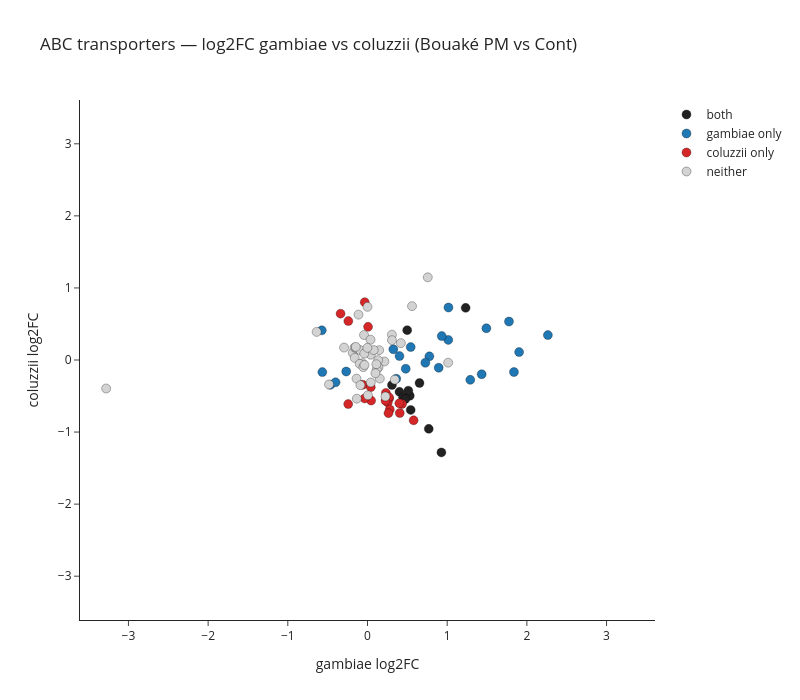

Notebook cell for this chart:
### Code cell
# Side-by-side species-asymmetry check: ABC / OBP log2FC in gambiae vs coluzzii
def species_scatter(df_a, df_b, family, out_stub, width=800, height=700):
    a = df_a[["GeneID","GeneName","log2FoldChange","padj"]].rename(columns={"log2FoldChange":"l2fc_gam","padj":"padj_gam"})
    b = df_b[["GeneID","log2FoldChange","padj"]].rename(columns={"log2FoldChange":"l2fc_col","padj":"padj_col"})
    m = a.merge(b, on="GeneID", how="inner")
    m["label"] = np.where(m["GeneName"].isna(), m["GeneID"], m["GeneName"].astype(str))
    m["sig_both"] = (m["padj_gam"]<0.05) & (m["padj_col"]<0.05)
    m["sig_gam_only"] = (m["padj_gam"]<0.05) & ~(m["padj_col"]<0.05)
    m["sig_col_only"] = (m["padj_col"]<0.05) & ~(m["padj_gam"]<0.05)

    def cat(row):
        if row["sig_both"]: return "both"
        if row["sig_gam_only"]: return "gambiae only"
        if row["sig_col_only"]: return "coluzzii only"
        return "neither"
    m["cat"] = m.apply(cat, axis=1)
    colmap = {"both":"#222","gambiae only":"#1f77b4","coluzzii only":"#d62728","neither":"lightgrey"}

    fig = go.Figure()
    for k,c in colmap.items():
        s = m[m["cat"]==k]
        fig.add_trace(go.Scatter(
            x=s["l2fc_gam"], y=s["l2fc_col"], mode="markers",
            name=k, marker=dict(size=9, color=c, line=dict(color="black",width=0.3)),
            text=s["label"],
            customdata=s[["GeneID","padj_gam","padj_col"]].values,
            hovertemplate="<b>%{text}</b><br>%{customdata[0]}<br>l2FC gam: %{x:.2f} (padj %{customdata[1]:.2e})<br>l2FC col: %{y:.2f} (padj %{customdata[2]:.2e})<extra></extra>",
        ))
    lim = max(abs(m["l2fc_gam"]).max(), abs(m["l2fc_col"]).max()) * 1.1
    fig.add_shape(type="line", x0=-lim, y0=-lim, x1=lim, y1=lim, line=dict(color="grey",dash="dot"))
    fig.add_hline(y=0, line_color="grey", line_dash="dot")
    fig.add_vline(x=0, line_color="grey", line_dash="dot")
    fig.update_layout(
        title=f"{family} — log2FC gambiae vs coluzzii (Bouaké PM vs Cont)",
        xaxis_title="gambiae log2FC", yaxis_title="coluzzii log2FC",
        template="simple_white", width=width, height=height,
        xaxis=dict(range=[-lim,lim]), yaxis=dict(range=[-lim,lim]),
    )
    fig.write_html(f"figures_ms/{out_stub}.html")
    fig.write_image(f"figures_ms/{out_stub}.png", scale=2)
    return fig

fig_abc_asym = species_scatter(abc_gam, abc_col, "ABC transporters", "b1_species_scatter_abc")
fig_abc_asym.show()

### Figure 1 — Plotly figure (JSON) as saved in the notebook; plotly's stock layout.template omitted (floating-point values rounded to 4 significant figures; data arrays with more than 128 entries replaced by an {"elided": "..."} marker saying what was removed)
{"data": [{"customdata": [["AGAP002638", 3.939e-14, 5.856e-05], ["AGAP008889", 1.132e-06, 0.0394], ["AGAP011271", 0.0003303, 0.004998], ["AGAP028128", 0.0007671, 1.807e-06], ["AGAP002858", 0.0008772, 1.764e-05], ["AGAP000721", 0.001194, 0.003633], ["AGAP000523", 0.004697, 0.02573], ["AGAP001777", 0.00524, 0.002389], ["AGAP001588", 0.01534, 0.002266], ["AGAP005134", 0.02441, 0.008945], ["AGAP009466", 0.02845, 0.01284], ["AGAP007966", 0.03455, 0.01519]], "hovertemplate": "<b>%{text}</b><br>%{customdata[0]}<br>l2FC gam: %{x:.2f} (padj %{customdata[1]:.2e})<br>l2FC col: %{y:.2f} (padj %{customdata[2]:.2e})<extra></extra>", "marker": {"color": "#222", "line": {"color": "black", "width": 0.3}, "size": 9}, "mode": "markers", "name": "both", "text": ["ABCH1", "ABCG15", "AGAP011271", "AGAP028128", "AGAP002858", "AGAP000721", "AGAP000523", "ABCC1", "AGAP001588", "AGAP005134", "ABCG8", "AGAP007966"], "type": "scatter", "x": [1.232, 0.653, 0.4982, 0.9273, 0.542, 0.5308, 0.5122, 0.4012, 0.7688, 0.447, 0.307, 0.475], "y": [0.7234, -0.3188, 0.4142, -1.283, -0.6928, -0.4959, -0.4252, -0.4415, -0.9557, -0.5158, -0.3471, -0.5408]}, {"customdata": [["AGAP009463", 4.895e-16, 0.05226], ["AGAP009472", 1.906e-13, 0.1068], ["AGAP008437", 5.58e-10, 0.838], ["AGAP000390", 1.659e-09, 0.5792], ["AGAP003680", 6.711e-09, 0.1182], ["AGAP027980", 1.825e-07, 0.4146], ["AGAP009464", 2.358e-07, 0.6908], ["AGAP006380", 3.066e-07, 0.7783], ["AGAP008436", 9.891e-07, 0.6174], ["AGAP012156", 1.492e-05, 0.3098], ["AGAP005639", 2.569e-05, 0.8755], ["AGAP001775", 6.674e-05, 0.905], ["AGAP002071", 0.0001327, 0.4717], ["AGAP006379", 0.0002091, 0.29], ["AGAP002717", 0.004976, 0.1356], ["AGAP009835", 0.006834, 0.2992], ["AGAP002051", 0.00794, 0.07171], ["AGAP001333", 0.009072, 0.08184], ["AGAP002278", 0.01115, 0.08899], ["AGAP006186", 0.01183, 0.06807], ["AGAP008184", 0.03881, 0.8525], ["AGAP008539", 0.04589, 0.1768], ["AGAP002050", 0.04792, 0.6658]], "hovertemplate": "<b>%{text}</b><br>%{customdata[0]}<br>l2FC gam: %{x:.2f} (padj %{customdata[1]:.2e})<br>l2FC col: %{y:.2f} (padj %{customdata[2]:.2e})<extra></extra>", "marker": {"color": "#1f77b4", "line": {"color": "black", "width": 0.3}, "size": 9}, "mode": "markers", "name": "gambiae only", "text": ["ABCG11", "ABCG20", "ABCC9", "AGAP000390", "ABCH2", "AGAP027980", "ABCG10", "ABCA2", "ABCC11", "ABCA5", "ABCB2", "ABCC2", "ABCD1", "ABCA1", "ABCB5", "ABCC14", "ABCG14", "st", "ABCB1", "Ca-P60A", "AGAP008184", "AGAP008539", "ABCG13"], "type": "scatter", "x": [1.492, 1.014, 1.903, 1.433, 0.5421, 1.29, 0.8934, 1.838, 2.264, 1.775, 0.7764, 0.726, 0.4798, 0.9315, -0.2672, 0.3243, -0.4657, -0.5735, 0.3609, -0.4006, 0.4014, 1.016, -0.5668], "y": [0.4404, 0.2789, 0.1097, -0.198, 0.1794, -0.2755, -0.108, -0.1671, 0.3453, 0.5336, 0.05032, -0.03859, -0.1214, 0.3318, -0.1598, 0.149, -0.3451, 0.4113, -0.2605, -0.3096, 0.05465, 0.728, -0.1677]}, {"customdata": [["AGAP001823", 0.05142, 0.004268], ["AGAP001138", 0.1105, 0.01077], ["AGAP012081", 0.1136, 0.01547], ["AGAP006879", 0.1239, 0.002302], ["AGAP007841", 0.2249, 0.007379], ["AGAP003588", 0.2521, 0.01044], ["AGAP011131", 0.2525, 0.002302], ["AGAP009491", 0.2532, 0.00113], ["AGAP009468", 0.2603, 0.01755], ["AGAP003599", 0.2824, 0.01923], ["AGAP004616", 0.2988, 0.0004839], ["AGAP000260", 0.3736, 0.007972], ["AGAP000553", 0.4459, 0.04481], ["AGAP028729", 0.4745, 0.03003], ["AGAP001587", 0.7294, 0.003829], ["AGAP003221", 0.8698, 0.0006797], ["AGAP002473", 0.8703, 0.01601], ["AGAP006427", 0.9252, 6.991e-05], ["AGAP004603", 0.9288, 0.02364], ["AGAP009467", 0.9867, 0.03888]], "hovertemplate": "<b>%{text}</b><br>%{customdata[0]}<br>l2FC gam: %{x:.2f} (padj %{customdata[1]:.2e})<br>l2FC col: %{y:.2f} (padj %{customdata[2]:.2e})<extra></extra>", "marker": {"color": "#d62728", "line": {"color": "black", "width": 0.3}, "size": 9}, "mode": "markers", "name": "coluzzii only", "text": ["VATG", "AGAP001138", "AGAP012081", "AGAP006879", "AGAP007841", "VATH", "AGAP011131", "AGAP009491", "ABCG17", "AGAP003599", "AGAP004616", "AGAP000260", "white", "AGAP028729", "VATI", "ABCC3", "VATF", "ABCC7", "ABCG4", "ABCG16"], "type": "scatter", "x": [0.4336, 0.3993, 0.5789, 0.4051, 0.2716, 0.2306, 0.2544, 0.28, -0.338, 0.2678, 0.2633, 0.2262, -0.2407, -0.242, -0.05977, 0.04569, 0.04115, -0.0346, -0.03571, 0.006995], "y": [-0.6099, -0.601, -0.837, -0.7358, -0.5332, -0.4571, -0.5884, -0.6869, 0.6431, -0.5154, -0.7372, -0.5656, 0.5403, -0.6119, -0.3438, -0.5628, -0.3772, 0.8023, -0.5334, 0.4603]}, {"customdata": {"elided": "44x3 mixed values"}, "hovertemplate": "<b>%{text}</b><br>%{customdata[0]}<br>l2FC gam: %{x:.2f} (padj %{customdata[1]:.2e})<br>l2FC col: %{y:.2f} (padj %{customdata[2]:.2e})<extra></extra>", "marker": {"color": "lightgrey", "line": {"color": "black", "width": 0.3}, "size": 9}, "mode": "markers", "name": "neither", "text": ["ABCG6", "ABCG19", "Ift52", "AGAP007523", "ABCF3", "AGAP012106", "ABCA4", "AGAP003711", "AGAP004867", "ABCD2", "AGAP002644", "bw", "ABCA6", "ABCC12", "ABCB4", "ABCA3", "AGAP001432", "AGAP004238", "ABCE1", "ABCF1", "AGAP012515", "AGAP028370", "AGAP009564", "Gr32", "AGAP012115", "ABCB3", "AGAP007791", "AGAP008085", "AGAP005113", "ABCG2", "ABCH3", "AGAP000033", "ABCA7", "AGAP009595", "ASNA1", "AGAP028517", "AGAP006806", "ABCA8", "ABCC13", "ABCF2", "AGAP012818", "AGAP005098", "ABCC15", "AGAP013199"], "type": "scatter", "x": [-3.28, -0.2942, -0.6384, 0.3065, -0.1856, 0.3419, 1.012, 0.2119, -0.1605, 0.134, 0.4189, -0.4829, 0.7563, 0.1376, 0.1163, 0.3071, -0.1624, 0.1466, -0.06349, 0.1108, 0.2254, -0.1378, 0.1545, 0.5586, -0.1442, -0.09109, -0.0975, 0.0403, 0.09948, -0.1467, -0.1133, 0.07796, -0.05276, -0.04355, 0.04157, -0.1341, -0.03799, -0.04094, 0.03796, -0.001681, 0.00533, 0.0, NaN, -0.08937], "y": [-0.3953, 0.1724, 0.39, 0.3513, 0.09944, -0.2726, -0.03716, -0.02071, 0.02986, -0.002343, 0.2341, -0.3389, 1.147, -0.1014, -0.132, 0.2749, 0.1731, 0.1367, -0.04344, -0.05882, -0.5062, -0.2584, -0.258, 0.7474, 0.1689, 0.1367, -0.05409, 0.07351, -0.1831, 0.182, 0.6292, 0.1377, -0.09851, 0.3471, -0.3115, -0.5368, -0.06913, 0.08959, 0.2812, 0.1689, -0.4893, 0.7374, NaN, -0.349]}], "layout": {"height": 700, "shapes": [{"line": {"color": "grey", "dash": "dot"}, "type": "line", "x0": -3.608, "x1": 3.608, "y0": -3.608, "y1": 3.608}, {"line": {"color": "grey", "dash": "dot"}, "type": "line", "x0": 0, "x1": 1, "xref": "x domain", "y0": 0, "y1": 0, "yref": "y"}, {"line": {"color": "grey", "dash": "dot"}, "type": "line", "x0": 0, "x1": 0, "xref": "x", "y0": 0, "y1": 1, "yref": "y domain"}], "title": {"text": "ABC transporters — log2FC gambiae vs coluzzii (Bouaké PM vs Cont)"}, "width": 800, "xaxis": {"range": [-3.608, 3.608], "title": {"text": "gambiae log2FC"}}, "yaxis": {"range": [-3.608, 3.608], "title": {"text": "coluzzii log2FC"}}}}
